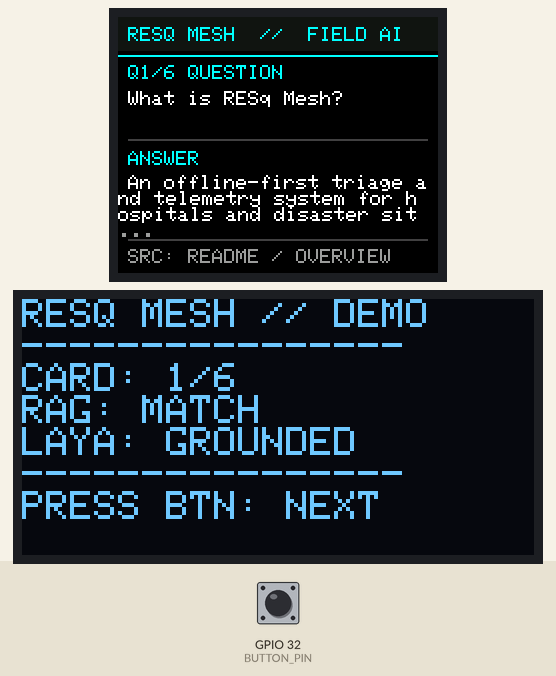
Simulated run of this sketch. Board: ESP32. Shown: 160×128 colour display, 128×64 one-colour display. Inputs (shaded band) come from the test bench; at power-on: GPIO 32 (BUTTON_PIN) HIGH. What the sketch prints to the serial monitor is not drawn.

Above: at 1.9 s.
2.0 s: GPIO 32 (BUTTON_PIN) pulled LOW for 0.15 s
At 2.4 s:
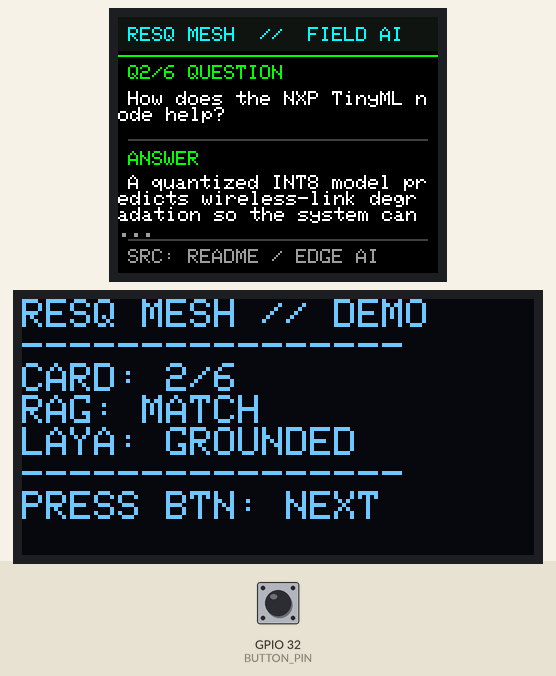
3.6 s: GPIO 32 (BUTTON_PIN) pulled LOW for 1 s
At 4.9 s:
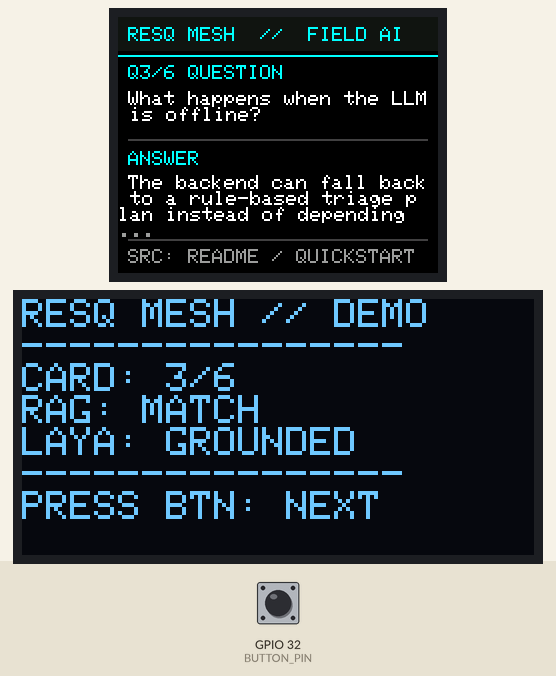
6.1 s: GPIO 32 (BUTTON_PIN) pulled LOW for 0.15 s
At 6.7 s:
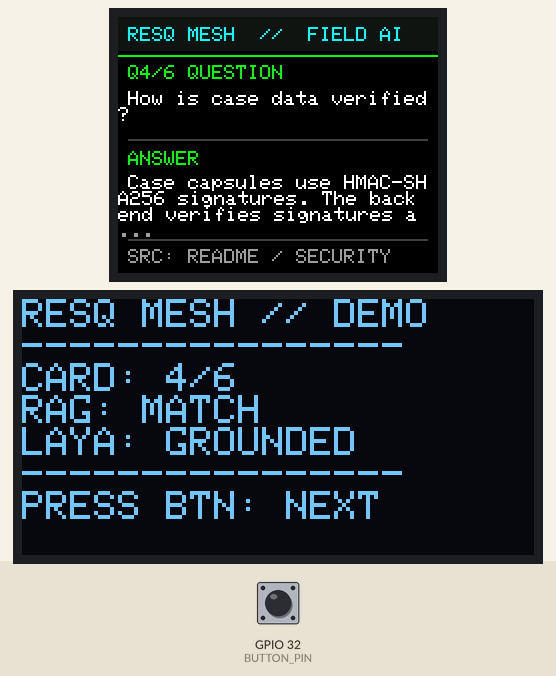
7.7 s: GPIO 32 (BUTTON_PIN) pulled LOW for 3.2 s
At 9.1 s:
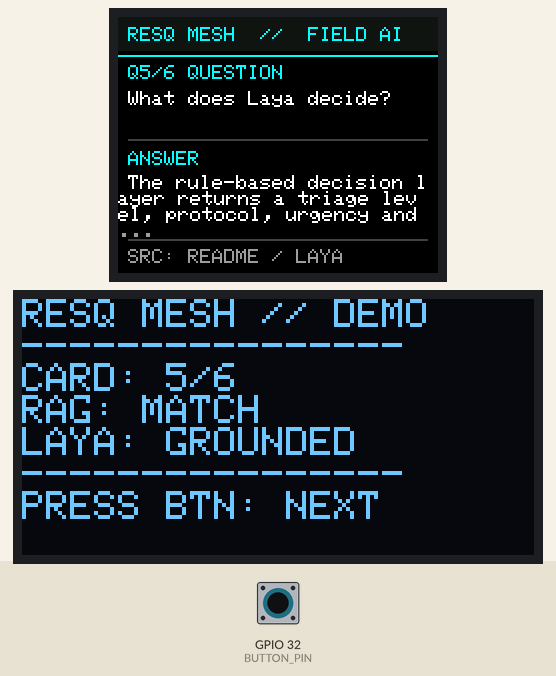
12.4 s: GPIO 32 (BUTTON_PIN) pulled LOW for 0.15 s
At 13.9 s:
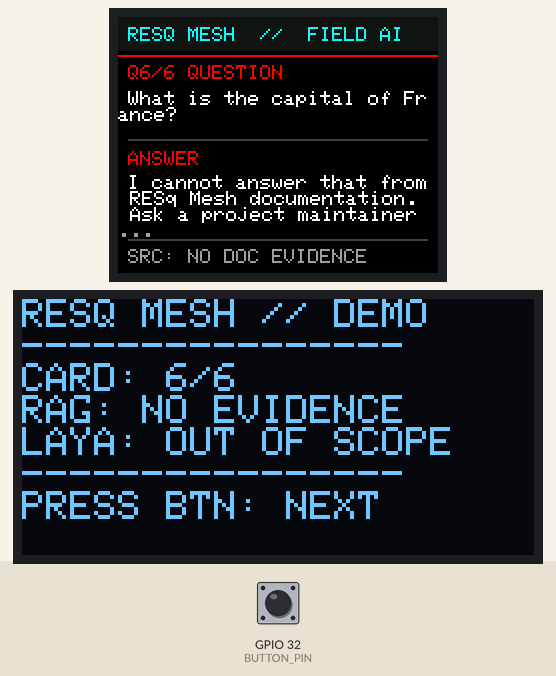
Timing chart, 0 to 15.0 s (numbered marks = the images above; inputs shaded):
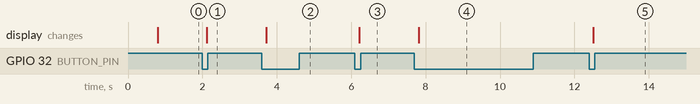

The sketch:

resqmesh_button_qa_demo.ino
```cpp
/*
 * RESq Mesh — Push-button Q&A demo for judges
 *
 * Hardware:
 *   ESP32 + 1.8-inch ST7735 SPI TFT + SSD1306 128x64 OLED + momentary button
 * Existing display wiring:
 *   TFT: CS=13, DC=27, RST=25, SCLK=18, MOSI=23
 *   OLED: SDA=21, SCL=22, address=0x3C
 *   Button: GPIO 32 to GND (INPUT_PULLUP)
 *
 * Install: Adafruit GFX, Adafruit ST7735 and ST7789, Adafruit SSD1306.
 *
 * This is a deterministic, preloaded Q&A showcase so the physical demo is
 * reliable offline. It does NOT call Gemma/Ollama live. Answers/source labels
 * are curated from README.md; the last card demonstrates an out-of-scope UI.
 */
#include <SPI.h>
#include <Wire.h>
#include <Adafruit_GFX.h>
#include <Adafruit_ST7735.h>
#include <Adafruit_SSD1306.h>

#define TFT_CS 13
#define TFT_RST 25
#define TFT_DC 27
#define TFT_SCLK 18
#define TFT_MOSI 23
#define OLED_SDA 21
#define OLED_SCL 22
#define OLED_ADDR 0x3C
#define BUTTON_PIN 32

#define C_BG 0x0000
#define C_PANEL 0x10A2
#define C_CYAN 0x07FF
#define C_GREEN 0x07E0
#define C_RED 0xF800
#define C_WHITE 0xFFFF
#define C_MUTED 0x9CF3

Adafruit_ST7735 tft(TFT_CS, TFT_DC, TFT_RST);
Adafruit_SSD1306 oled(128, 64, &Wire, -1);

struct QACard {
  const char *question;
  const char *answer;
  const char *source;
  const char *status;
  uint16_t accent;
};

const QACard cards[] = {
  {"What is RESq Mesh?", "An offline-first triage and telemetry system for hospitals and disaster sites when networks fail.", "README > Overview", "GROUNDED", C_CYAN},
  {"How does the NXP TinyML node help?", "A quantized INT8 model predicts wireless-link degradation so the system can prepare a fallback path.", "README > Edge AI", "GROUNDED", C_GREEN},
  {"What happens when the LLM is offline?", "The backend can fall back to a rule-based triage plan instead of depending entirely on the language model.", "README > Quickstart", "GROUNDED", C_CYAN},
  {"How is case data verified?", "Case capsules use HMAC-SHA256 signatures. The backend verifies signatures and flags conflicts during merge.", "README > Capsule security", "GROUNDED", C_GREEN},
  {"What does Laya decide?", "The rule-based decision layer returns a triage level, protocol, urgency and severity score.", "README > Triage and merge services", "GROUNDED", C_CYAN},
  {"What is the capital of France?", "I cannot answer that from RESq Mesh documentation. Ask a project maintainer or consult a general reference.", "No relevant project evidence", "OUT OF SCOPE", C_RED}
};
const uint8_t CARD_COUNT = sizeof(cards) / sizeof(cards[0]);
uint8_t currentCard = 0;
bool lastButtonReading = HIGH;
bool stableButtonState = HIGH;
unsigned long lastDebounceAt = 0;
const unsigned long DEBOUNCE_MS = 35;

void drawWrappedText(int16_t x, int16_t y, const char *text, uint16_t color,
                     uint8_t size, uint8_t maxCharsPerLine, uint8_t maxLines) {
  tft.setTextSize(size);
  tft.setTextColor(color, C_BG);
  tft.setCursor(x, y);
  uint8_t line = 0, col = 0;
  const char *p = text;
  while (*p && line < maxLines) {
    if (*p == ' ' && col >= maxCharsPerLine) {
      tft.println(); line++; col = 0;
      while (*(p + 1) == ' ') p++;
      p++;
      continue;
    }
    tft.write(*p++);
    col++;
    if (col >= maxCharsPerLine && *p) { tft.println(); line++; col = 0; }
  }
  if (*p) { tft.setTextColor(C_MUTED, C_BG); tft.print("..."); }
}

void drawTFTCard() {
  const QACard &card = cards[currentCard];
  tft.fillScreen(C_BG);
  tft.fillRect(0, 0, 160, 17, C_PANEL);
  tft.setTextSize(1); tft.setTextColor(C_CYAN, C_PANEL);
  tft.setCursor(5, 5); tft.print("RESQ MESH  //  FIELD AI");
  tft.drawFastHLine(0, 19, 160, card.accent);
  tft.setTextColor(card.accent, C_BG); tft.setCursor(5, 24);
  tft.print("Q"); tft.print(currentCard + 1); tft.print("/"); tft.print(CARD_COUNT); tft.print(" QUESTION");
  drawWrappedText(5, 37, card.question, C_WHITE, 1, 25, 2);
  tft.drawFastHLine(5, 61, 150, 0x4208);
  tft.setTextColor(card.accent, C_BG); tft.setCursor(5, 67); tft.print("ANSWER");
  drawWrappedText(5, 79, card.answer, C_WHITE, 1, 25, 3);
  tft.drawFastHLine(5, 111, 150, 0x4208);
  tft.setTextColor(C_MUTED, C_BG); tft.setCursor(5, 116); tft.print("SRC: ");
  if (currentCard == 3) tft.print("README / SECURITY");
  else if (currentCard == 4) tft.print("README / LAYA");
  else if (currentCard == 5) tft.print("NO DOC EVIDENCE");
  else if (currentCard == 2) tft.print("README / QUICKSTART");
  else if (currentCard == 1) tft.print("README / EDGE AI");
  else tft.print("README / OVERVIEW");
}

void drawOLEDStatus() {
  const QACard &card = cards[currentCard];
  oled.clearDisplay(); oled.setTextColor(SSD1306_WHITE); oled.setTextSize(1); oled.setCursor(0, 0);
  oled.println(F("RESQ MESH // DEMO")); oled.println(F("----------------"));
  oled.print(F("CARD: ")); oled.print(currentCard + 1); oled.print('/'); oled.println(CARD_COUNT);
  oled.print(F("RAG: ")); oled.println(currentCard == CARD_COUNT - 1 ? F("NO EVIDENCE") : F("MATCH"));
  oled.print(F("LAYA: ")); oled.println(card.status);
  oled.println(F("----------------")); oled.println(F("PRESS BTN: NEXT")); oled.display();
}

void showCard() {
  drawTFTCard(); drawOLEDStatus();
  Serial.print(F("CARD=")); Serial.print(currentCard + 1); Serial.print('/'); Serial.print(CARD_COUNT);
  Serial.print(F(" | STATUS=")); Serial.print(cards[currentCard].status);
  Serial.print(F(" | QUESTION=")); Serial.println(cards[currentCard].question);
}

void setup() {
  pinMode(BUTTON_PIN, INPUT_PULLUP); Serial.begin(115200);
  SPI.begin(TFT_SCLK, -1, TFT_MOSI, TFT_CS);
  tft.initR(INITR_BLACKTAB); tft.setRotation(1); tft.fillScreen(C_BG);
  Wire.begin(OLED_SDA, OLED_SCL);
  if (!oled.begin(SSD1306_SWITCHCAPVCC, OLED_ADDR)) Serial.println(F("WARN: OLED not found at 0x3C"));
  else {
    oled.clearDisplay(); oled.setTextColor(SSD1306_WHITE); oled.setTextSize(1); oled.setCursor(0, 0);
    oled.println(F("RESQ MESH")); oled.println(F("Q&A DEMO BOOT")); oled.println(F("BUTTON: GPIO32")); oled.display();
  }
  delay(500); showCard();
}

void loop() {
  bool reading = digitalRead(BUTTON_PIN);
  if (reading != lastButtonReading) { lastDebounceAt = millis(); lastButtonReading = reading; }
  if ((millis() - lastDebounceAt) > DEBOUNCE_MS && reading != stableButtonState) {
    stableButtonState = reading;
    if (stableButtonState == LOW) { currentCard = (currentCard + 1) % CARD_COUNT; showCard(); }
  }
  delay(2);
}
```

Measured:
- after the input at 2.0 s, the display: changes after 0.11 s (image 1)
- after the input at 3.6 s, the display: changes after 0.11 s (image 2)
- after the input at 6.1 s, the display: changes after 0.11 s (image 3)
- after the input at 7.7 s, the display: changes after 0.11 s (image 4)
- after the input at 12.4 s, the display: changes after 0.11 s (image 5)
